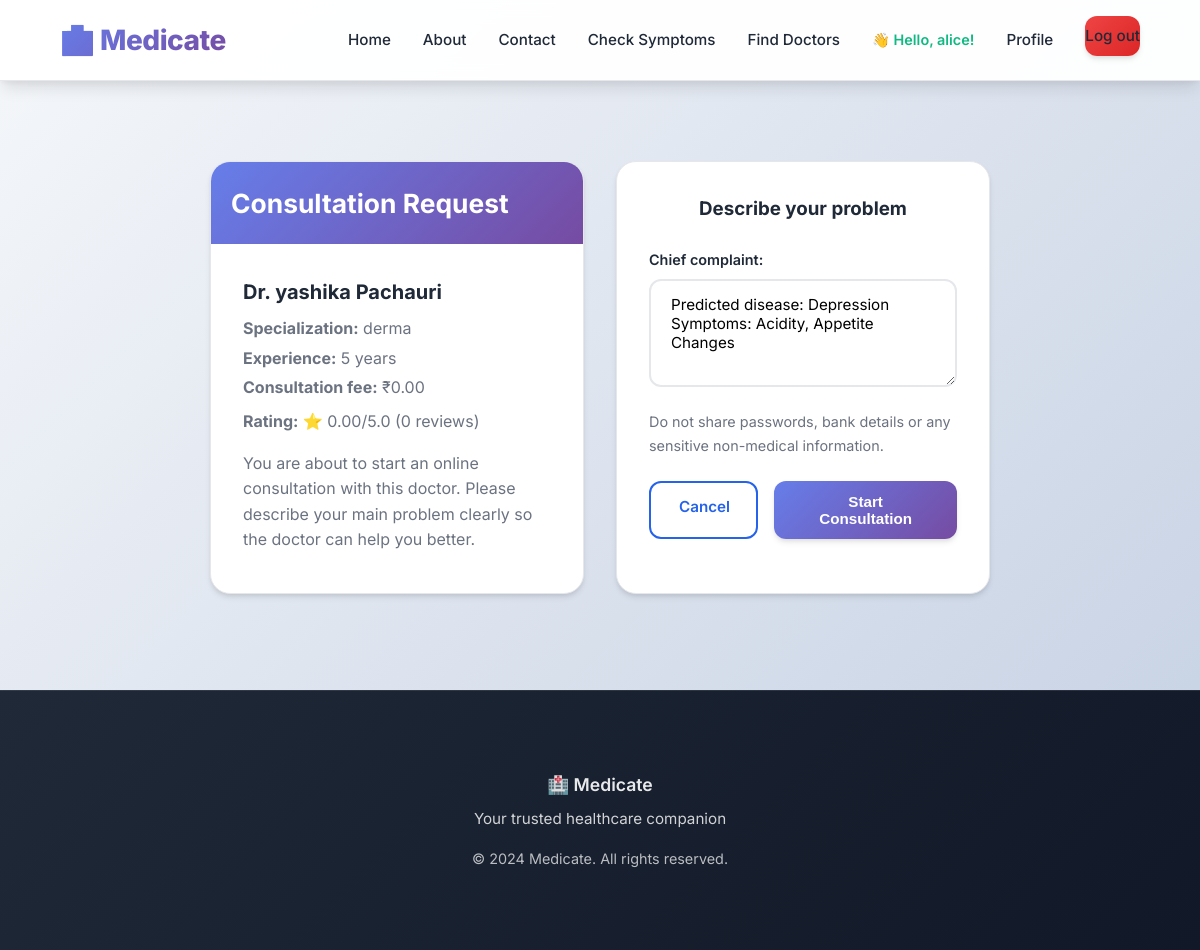
The page /consultation/consult/1/ (signed in) on the database its author committed.
### accounts/models.py (models this page shows, shortened)
class User(AbstractUser):
    USER_TYPE_CHOICES = (
        ('admin', 'Admin'),
        ('doctor', 'Doctor'),
        ('patient', 'Patient'),
    )
    user_type = models.CharField(max_length=10, choices=USER_TYPE_CHOICES)
    email = models.EmailField(unique=True)
    phone_regex = RegexValidator(regex=r'^\+?1?\d{9,15}$', message="Phone number must be entered in the format: '+999999999'. Up to 15 digits allowed.")
    mobile = models.CharField(validators=[phone_regex], max_length=17, blank=True)

class DoctorProfile(models.Model):
    SPECIALIZATION_CHOICES = (
        ('cardiology', 'Cardiology'),
        ('dermatology', 'Dermatology'),
        ('neurology', 'Neurology'),
        ('orthopedics', 'Orthopedics'),
        ('pediatrics', 'Pediatrics'),
        ('psychiatry', 'Psychiatry'),
        ('oncology', 'Oncology'),
        ('gastroenterology', 'Gastroenterology'),
        ('urology', 'Urology'),
        ('gynecology', 'Gynecology'),
        ('ophthalmology', 'Ophthalmology'),
        ('otolaryngology', 'Otolaryngology (ENT)'),
        ('pulmonology', 'Pulmonology'),
        ('rheumatology', 'Rheumatology'),
        ('endocrinology', 'Endocrinology'),
        ('other', 'Other'),
    )
    QUALIFICATION_CHOICES = (
        ('mbbs', 'MBBS'),
        ('md', 'MD'),
        ('ms', 'MS'),
        ('dip', 'Diploma'),
        ('phd', 'PhD'),
        ('other', 'Other'),
    )
    user = models.OneToOneField(User, on_delete=models.CASCADE, related_name='doctor_profile')
    specialization = models.CharField(max_length=100, choices=SPECIALIZATION_CHOICES)
    custom_specialization = models.CharField(max_length=100, blank=True, null=True)
    qualification = models.CharField(max_length=200, choices=QUALIFICATION_CHOICES)
    experience_years = models.IntegerField(default=0)
    registration_number = models.CharField(max_length=50, unique=True)
    address = models.TextField()
    profile_picture = models.ImageField(upload_to='doctor_pics/', default='default_doctor.png')
    bio = models.TextField(blank=True)
    consultation_fee = models.DecimalField(max_digits=10, decimal_places=2, default=0)
    rating = models.DecimalField(max_digits=3, decimal_places=2, default=0.0)
    total_ratings = models.IntegerField(default=0)
    is_available = models.BooleanField(default=True)
    created_at = models.DateTimeField(auto_now_add=True)

### consultation/views.py (the view)
# urls.py: path('consult/<int:doctor_id>/', views.consult_doctor, name='consult_doctor'),
@login_required
def consult_doctor(request, doctor_id):
    if request.user.user_type != 'patient':
        messages.error(request, 'Only patients can request consultations.')
        return redirect('home')
    doctor = get_object_or_404(DoctorProfile, id=doctor_id)
    patient = getattr(request.user, 'patient_profile', None)
    if not patient:
        messages.error(request, 'Please complete your patient profile before requesting a consultation.')
        return redirect('accounts:edit_patient_profile', request.user.username)
    latest_prediction = None
    try:
        latest_prediction = patient.predictions.latest('created_at')
    except PredictionHistory.DoesNotExist:
        pass
    if request.method == 'POST':
        form = ConsultationRequestForm(request.POST)
        if form.is_valid():
            consultation = form.save(commit=False)
            consultation.patient = patient
            consultation.doctor = doctor
            consultation.prediction = latest_prediction
            consultation.status = 'active'
            consultation.save()
            if latest_prediction:
                latest_prediction.consulted_doctor = True
                latest_prediction.save()
            messages.success(
                request,
                f'Consultation requested with Dr. {doctor.user.last_name}!'
            )
            return redirect(
                'consultation:consultation_view',
                consultation_id=consultation.id
            )
    else:
        initial_data = {}
        if latest_prediction:
            try:
                symptoms = json.loads(latest_prediction.symptoms) if latest_prediction.symptoms else []
            except Exception:
                symptoms = []
            predicted = getattr(latest_prediction, 'predicted_disease', None)
            disease_label = predicted.name if predicted else 'Unknown'
            initial_data['chief_complaint'] = (
                f"Predicted disease: {disease_label}\n"
                f"Symptoms: {', '.join(symptoms)}"
            )
        form = ConsultationRequestForm(initial=initial_data)
    context = {
        'form': form,
        'doctor': doctor,
    }
    return render(request, 'consultation/consultation.html', context)

### consultation/forms.py
class ConsultationRequestForm(forms.ModelForm):
    class Meta:
        model = Consultation
        fields = ['chief_complaint']
        widgets = {
            'chief_complaint': forms.Textarea(attrs={
                'rows': 4,
                'placeholder': 'Describe your health concern...'
            })
        }

### templates/consultation/consultation.html (shortened to what this page needs)
{% extends 'base.html' %}
{% block content %}
<div class="container" style="margin-top: 3rem; max-width: 900px;">
    <div class="grid-2">
        <div class="card">
            <div class="card-header">
                <h2>Consultation Request</h2>
            </div>
            <div class="profile-info">
                <h3 style="margin-bottom: 0.5rem;">Dr. {{ doctor.user.get_full_name }}</h3>
                <p style="margin: 0.25rem 0;"><strong>Specialization:</strong> {{ doctor.specialization }}</p>
                <p style="margin: 0.25rem 0;"><strong>Experience:</strong> {{ doctor.experience_years }} years</p>
                <p style="margin: 0.25rem 0;"><strong>Consultation fee:</strong> ₹{{ doctor.consultation_fee }}</p>
                <p style="margin: 0.5rem 0;">
                    <strong>Rating:</strong>
                    ⭐ {{ doctor.rating }}/5.0
                    <span style="color: var(--light-text);">({{ doctor.total_ratings }} reviews)</span>
                </p>
                <p style="margin-top: 1rem; color: var(--light-text);">
                    You are about to start an online consultation with this doctor.
                    Please describe your main problem clearly so the doctor can help you better.
                </p>
            </div>
        </div>
        <div class="card">
            <h3 class="text-center">Describe your problem</h3>
            <form method="post" style="margin-top: 1.5rem;">
                <div class="form-group">
                    {{ form.chief_complaint.label_tag }}
                    {{ form.chief_complaint }}
                </div>
                <p style="font-size: 0.9rem; color: var(--light-text); margin-top: -0.5rem;">
                    Do not share passwords, bank details or any sensitive non-medical information.
                </p>
                <div style="display: flex; justify-content: flex-end; gap: 1rem; margin-top: 1.5rem;">
                    <a href="{% url 'consultation:doctor_list' %}" class="btn btn-outline">Cancel</a>
                    <button type="submit" class="btn btn-primary">Start Consultation</button>
                </div>
            </form>
        </div>
    </div>
</div>
{% endblock %}

### templates/base.html (shortened to what this page needs)
{% load static %}
<!DOCTYPE html>
<html lang="en">
<head>
    {% load static %}
    <link rel="stylesheet" href="{% static 'css/style.css' %}">
</head>
<body>
    {% load static %}
    <nav class="navbar">
        <a href="{% url 'home' %}" class="logo">🏥 Medicate</a>
        <ul class="nav-links">
            <li><a href="{% url 'home' %}" {% if request.resolver_match.url_name == 'home' %}class="active"{% endif %}>Home</a></li>
            <li><a href="{% url 'home' %}#about">About</a></li>
            <li><a href="{% url 'contact' %}">Contact</a></li>
            {% if user.is_authenticated %}
                {% if user.user_type == 'patient' %}
                    <li><a href="{% url 'prediction:check_symptoms' %}">Check Symptoms</a></li>
                    <li><a href="{% url 'consultation:doctor_list' %}">Find Doctors</a></li>
                {% endif %}
                <li class="user-greeting">👋 Hello, {{ user.first_name }}!</li>
                <li><a href="{% if user.user_type == 'patient' %}{% url 'accounts:patient_profile' user.username %}{% else %}{% url 'accounts:doctor_profile' user.username %}{% endif %}">Profile</a></li>
                <li><a href="{% url 'accounts:logout' %}" class="btn btn-danger">Log out</a></li>
            {% else %}
                <li><a href="{% url 'accounts:signup' %}">Signup</a></li>
                <li><a href="{% url 'accounts:signin' %}" class="btn btn-primary">Login</a></li>
            {% endif %}
        </ul>
    </nav>
    {% block content %}{% endblock %}
    <footer>
        <div class="container">
            <p style="font-size: 1.1rem; margin-bottom: 0.5rem; font-weight: 600;">🏥 Medicate</p>
            <p style="opacity: 0.8; margin-bottom: 1rem;">Your trusted healthcare companion</p>
            <p style="opacity: 0.7; font-size: 0.9rem;">&copy; 2024 Medicate. All rights reserved.</p>
        </div>
    </footer>
</body>
</html>

### rows shown on the page
User: first_name "alice"
DoctorProfile: user.get_full_name "yashika Pachauri", specialization "derma", experience_years "5", consultation_fee "0.00", rating "0.00", total_ratings "0"
